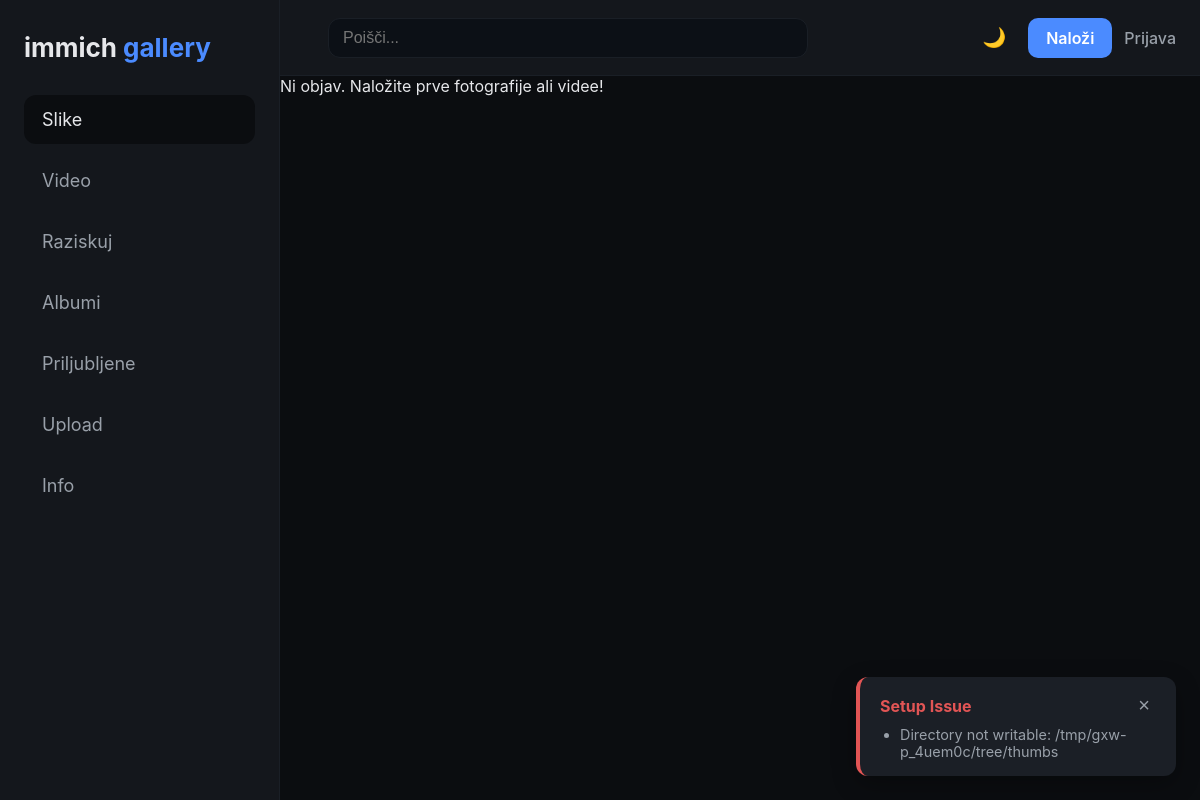
Before: / with the older database file.
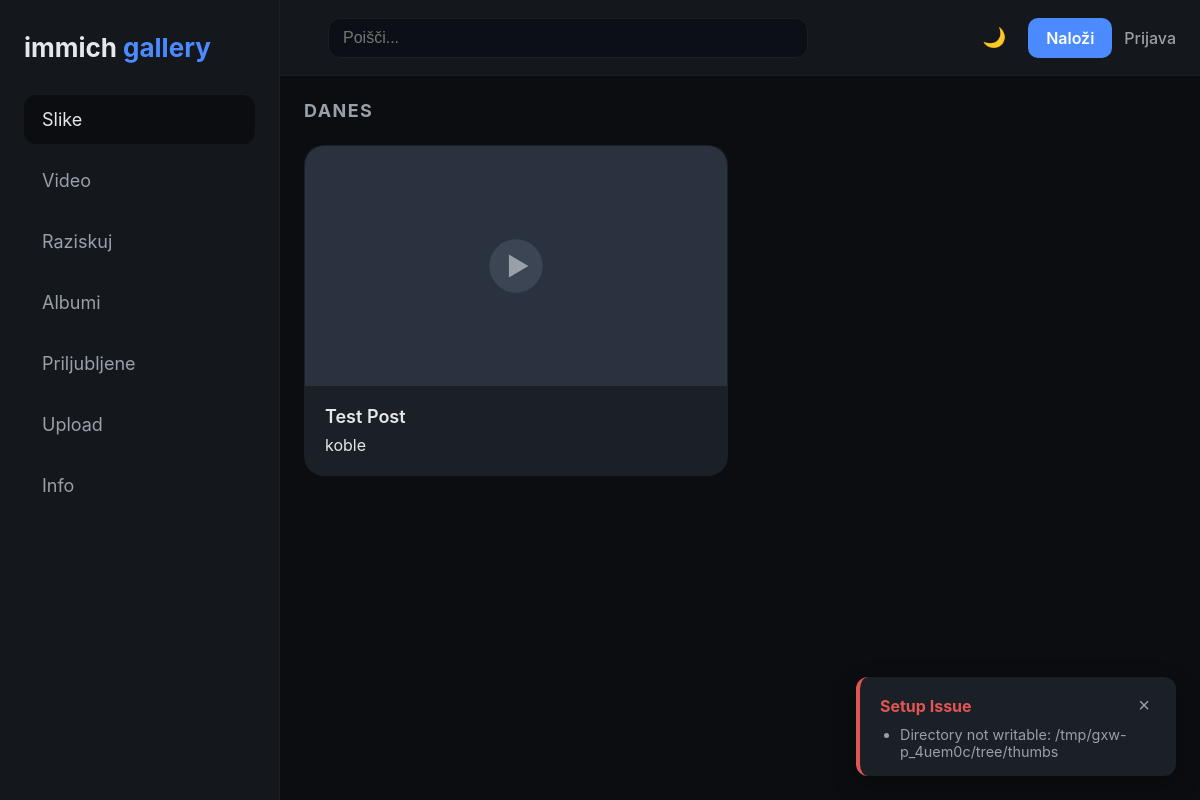
After: the same page with the newer database file.
### tables this page shows
CREATE TABLE posts (
        id INTEGER PRIMARY KEY AUTOINCREMENT,
        user_id INTEGER NULL,
        title TEXT,
        description TEXT,
        created_at INTEGER NOT NULL,
        visibility TEXT NOT NULL DEFAULT "public",
        share_token TEXT UNIQUE NOT NULL,
        type TEXT NOT NULL,
        file_path TEXT NOT NULL,
        mime TEXT NOT NULL,
        size_bytes INTEGER NOT NULL,
        width INTEGER NULL,
        height INTEGER NULL,
        duration_sec INTEGER NULL,
        thumb_path TEXT NOT NULL,
        views INTEGER NOT NULL DEFAULT 0,
        FOREIGN KEY(user_id) REFERENCES users(id) ON DELETE SET NULL
    );

CREATE TABLE users (
        id INTEGER PRIMARY KEY AUTOINCREMENT,
        username TEXT UNIQUE NOT NULL,
        email TEXT UNIQUE,
        pass_hash TEXT NOT NULL,
        role TEXT NOT NULL DEFAULT "user",
        active INTEGER NOT NULL DEFAULT 1,
        created_at INTEGER NOT NULL
    );

### includes/bootstrap.php (called while the page is built, shortened)
<?php
$baseDir = dirname(__DIR__);
$paths = [
    'data' => $baseDir . '/_data',
    'uploads' => $baseDir . '/uploads',
    'thumbs' => $baseDir . '/thumbs',
];
$errors = [];
foreach ($paths as $key => $dir) {
    if (!is_writable($dir)) {
        $errors[] = "Directory not writable: {$dir}";
    }
}
function setting_get(PDO $pdo, string $key, ?string $default = null): ?string
{
    $stmt = $pdo->prepare('SELECT value FROM settings WHERE key = :key');
    $stmt->execute([':key' => $key]);
    $row = $stmt->fetch();
    if (!$row) {
        return $default;
    }
    return $row['value'];
}

### index.php (the view, shortened to what the changed rows need)
<?php
require __DIR__ . '/includes/bootstrap.php';
require __DIR__ . '/includes/layout.php';
$user = current_user($pdo);
$page = max(1, (int)($_GET['page'] ?? 1));
$perPage = 40;
$offset = ($page - 1) * $perPage;
$where = ['visibility = "public"'];
$sql = 'SELECT posts.*, users.username,
        (SELECT COUNT(*) FROM likes WHERE likes.post_id = posts.id) as like_count
        FROM posts LEFT JOIN users ON posts.user_id = users.id';
if ($where) {
    $sql .= ' WHERE ' . implode(' AND ', $where);
}
$sql .= ' ORDER BY created_at DESC LIMIT :limit OFFSET :offset';
$stmt = $pdo->prepare($sql);
$stmt->bindValue(':limit', $perPage, PDO::PARAM_INT);
$stmt->bindValue(':offset', $offset, PDO::PARAM_INT);
$stmt->execute();
$posts = $stmt->fetchAll();
function time_group_label(int $timestamp): string
{
    $now = new DateTimeImmutable('now');
    $date = (new DateTimeImmutable())->setTimestamp($timestamp);
    $diff = $now->diff($date);
    if ($diff->days === 0) {
        return 'Danes';
    }
    return 'Prej';
}
$grouped = [];
foreach ($posts as $post) {
    $grouped[time_group_label((int)$post['created_at'])][] = $post;
}
render_header('Galerija', $user);
if (!$posts) {
    echo '<div class="empty-state">Ni objav. Naložite prve fotografije ali videe!</div>';
}
foreach ($grouped as $label => $items) {
    echo '<section class="time-group">';
    echo '<h2>' . htmlspecialchars($label, ENT_QUOTES, 'UTF-8') . '</h2>';
    echo '<div class="grid">';
    foreach ($items as $item) {
        $thumb = '/' . $item['thumb_path'];
        $title = htmlspecialchars($item['title'] ?: 'Brez naslova', ENT_QUOTES, 'UTF-8');
        $id = (int)$item['id'];
        $original = '/' . htmlspecialchars($item['file_path'], ENT_QUOTES, 'UTF-8');
        $fallback = $item['type'] === 'image' ? $original : '/assets/img/placeholder.svg';
        echo '<a href="/view.php?id=' . $id . '" class="card" data-id="' . $id . '">';
        echo '<img src="' . $thumb . '" alt="' . $title . '" loading="lazy" onerror="this.onerror=null;this.src=\'' . $fallback . '\'">';
        echo '<div class="card-meta">';
        echo '<h3>' . $title . '</h3>';
        if (!empty($item['username'])) {
            echo '<span>' . htmlspecialchars($item['username'], ENT_QUOTES, 'UTF-8') . '</span>';
        }
        echo '</div>';
        echo '</a>';
    }
    echo '</div></section>';
}
render_footer();

### includes/layout.php (shortened to what the changed rows need)
<?php
function render_header(string $title, ?array $user, string $active = 'feed'): void
{
    global $pdo, $errors;
    $pageScale = (int)setting_get($pdo, 'page_scale', '100');
    $htmlStyle = "font-size: {$pageScale}%;";
    echo '<!DOCTYPE html><html lang="sl" style="' . $htmlStyle . '"><head>';
    echo '<link rel="stylesheet" href="/assets/css/app.css">';
    echo '</head><body>';
    if (!empty($errors)) {
        echo '<div class="error-toast" id="error-toast">';
        echo '<ul>';
        foreach ($errors as $error) {
            echo '<li>' . htmlspecialchars($error, ENT_QUOTES, 'UTF-8') . '</li>';
        }
        echo '</ul></div>';
    }
    echo '<div class="app">';
    echo '<main class="main">';
    echo '<header class="topbar">';
    echo '<form class="search" action="/index.php" method="get">';
    echo '</form>';
    echo '<div class="top-actions">';
    echo '</div>';
    echo '</header>';
}
function render_footer(): void
{
    echo '</main></div>';
    echo '</body></html>';
}

Changed rows visible on the page:
added posts: thumb_path+type+file_path (picture), title "Test Post", user.username "koble"
Other visible differences:
new list line: "DANES"
text no longer shown: "Ni objav. Naložite prve fotografije ali videe!"
